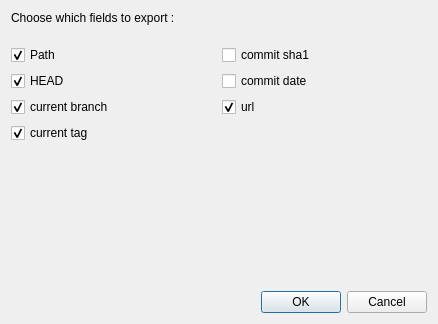
<?xml version="1.0" encoding="UTF-8"?>
<ui version="4.0">
 <class>dialogCsvExport</class>
 <widget class="QDialog" name="dialogCsvExport">
  <property name="geometry">
   <rect>
    <x>0</x>
    <y>0</y>
    <width>438</width>
    <height>324</height>
   </rect>
  </property>
  <property name="windowTitle">
   <string>Export to CSV</string>
  </property>
  <layout class="QVBoxLayout" name="verticalLayout">
   <item>
    <layout class="QGridLayout" name="gridLayout">
     <item row="0" column="0" colspan="2">
      <widget class="QLabel" name="label">
       <property name="text">
        <string>Choose which fields to export :
</string>
       </property>
      </widget>
     </item>
     <item row="1" column="0">
      <widget class="QCheckBox" name="checkPath">
       <property name="text">
        <string>Path</string>
       </property>
       <property name="checked">
        <bool>true</bool>
       </property>
      </widget>
     </item>
     <item row="1" column="1">
      <widget class="QCheckBox" name="checkCommitSha1">
       <property name="text">
        <string>commit sha1</string>
       </property>
      </widget>
     </item>
     <item row="2" column="0">
      <widget class="QCheckBox" name="checkHead">
       <property name="text">
        <string>HEAD</string>
       </property>
       <property name="checked">
        <bool>true</bool>
       </property>
      </widget>
     </item>
     <item row="2" column="1">
      <widget class="QCheckBox" name="checkCommitDate">
       <property name="text">
        <string>commit date</string>
       </property>
      </widget>
     </item>
     <item row="3" column="0">
      <widget class="QCheckBox" name="checkCurrentBranch">
       <property name="text">
        <string>current branch</string>
       </property>
       <property name="checked">
        <bool>true</bool>
       </property>
      </widget>
     </item>
     <item row="3" column="1">
      <widget class="QCheckBox" name="checkUrl">
       <property name="text">
        <string>url</string>
       </property>
       <property name="checked">
        <bool>true</bool>
       </property>
      </widget>
     </item>
     <item row="4" column="0">
      <widget class="QCheckBox" name="checkCurrentTag">
       <property name="text">
        <string>current tag</string>
       </property>
       <property name="checked">
        <bool>true</bool>
       </property>
      </widget>
     </item>
    </layout>
   </item>
   <item>
    <spacer name="verticalSpacer">
     <property name="orientation">
      <enum>Qt::Orientation::Vertical</enum>
     </property>
     <property name="sizeHint" stdset="0">
      <size>
       <width>20</width>
       <height>34</height>
      </size>
     </property>
    </spacer>
   </item>
   <item>
    <widget class="QDialogButtonBox" name="buttonBox">
     <property name="orientation">
      <enum>Qt::Orientation::Horizontal</enum>
     </property>
     <property name="standardButtons">
      <set>QDialogButtonBox::StandardButton::Cancel|QDialogButtonBox::StandardButton::Ok</set>
     </property>
    </widget>
   </item>
  </layout>
 </widget>
 <tabstops>
  <tabstop>checkPath</tabstop>
  <tabstop>checkHead</tabstop>
  <tabstop>checkCurrentBranch</tabstop>
  <tabstop>checkCurrentTag</tabstop>
  <tabstop>checkCommitSha1</tabstop>
  <tabstop>checkCommitDate</tabstop>
  <tabstop>checkUrl</tabstop>
 </tabstops>
 <resources/>
 <connections>
  <connection>
   <sender>buttonBox</sender>
   <signal>accepted()</signal>
   <receiver>dialogCsvExport</receiver>
   <slot>accept()</slot>
   <hints>
    <hint type="sourcelabel">
     <x>248</x>
     <y>254</y>
    </hint>
    <hint type="destinationlabel">
     <x>157</x>
     <y>274</y>
    </hint>
   </hints>
  </connection>
  <connection>
   <sender>buttonBox</sender>
   <signal>rejected()</signal>
   <receiver>dialogCsvExport</receiver>
   <slot>reject()</slot>
   <hints>
    <hint type="sourcelabel">
     <x>316</x>
     <y>260</y>
    </hint>
    <hint type="destinationlabel">
     <x>286</x>
     <y>274</y>
    </hint>
   </hints>
  </connection>
 </connections>
</ui>
